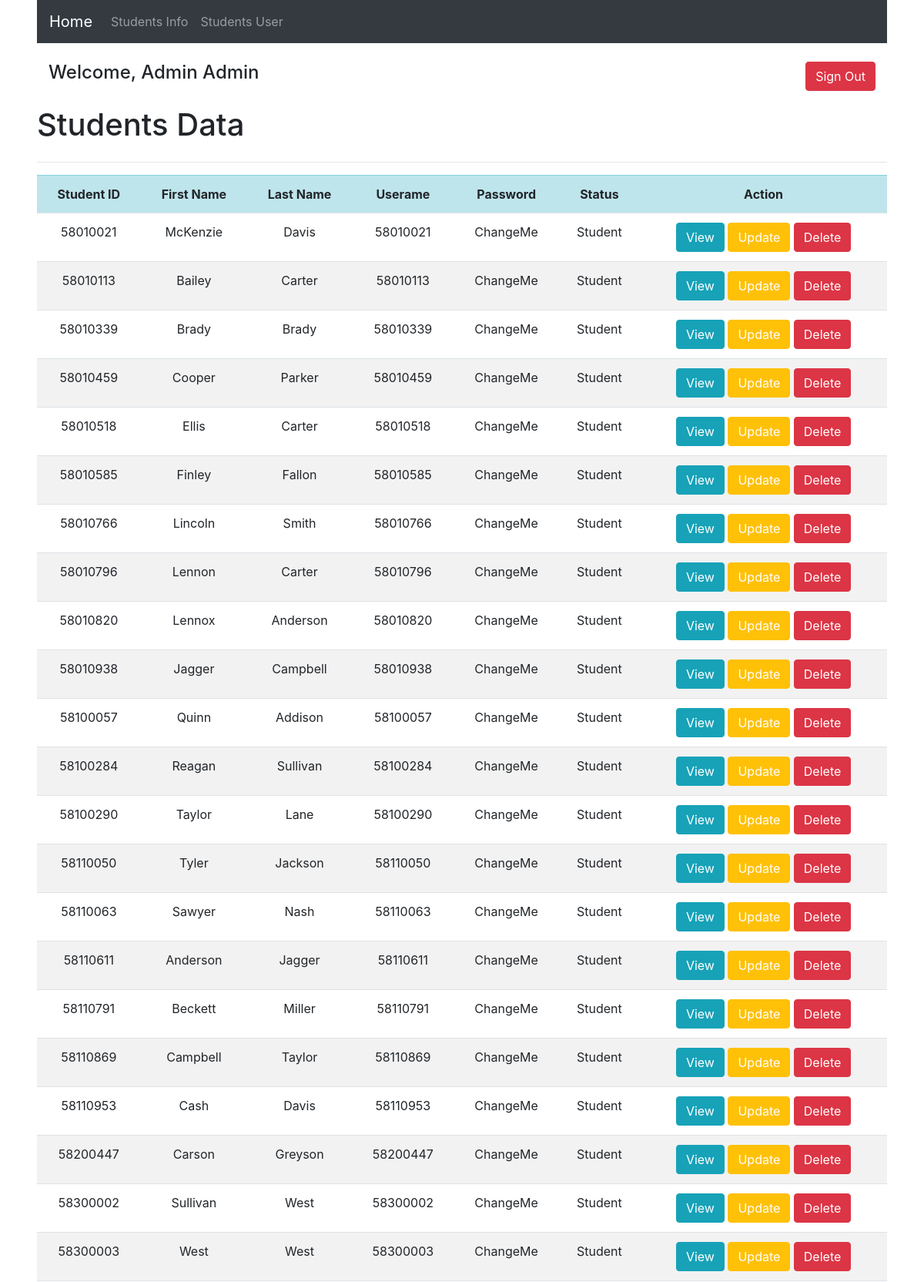
The page /student_user.php (signed in, upper part) on the database its author committed.
### tables this page shows
CREATE TABLE `students` (
  `Student_ID` int(8) NOT NULL,
  `Firstname` varchar(40) NOT NULL,
  `Lastname` varchar(40) NOT NULL,
  `Username` varchar(40) NOT NULL,
  `Password` varchar(20) NOT NULL,
  `Status` varchar(20) NOT NULL
);

### session.php (called while the page is built, shortened)
<?php
   include('dbconnect.php');
   $user_check = $_SESSION['login_user'];
   $ssql = "SELECT Staff_ID AS Login_ID, Firstname,Lastname,Username,Password,Status FROM staff
            WHERE Username = '$user_check'
            UNION
            SELECT Student_ID AS Login_ID, Firstname,Lastname,Username,Password,Status FROM students
            WHERE Username = '$user_check' ";
   $ses_sql = mysqli_query($conn,$ssql);
   $row = mysqli_fetch_array($ses_sql,MYSQLI_ASSOC);
   $login_session = $row['Firstname'];
   $lname = $row['Lastname'];
?>

### student_user.php (the view, shortened to what this page needs)
<!DOCTYPE html>
<html>
<head>
    <link rel="stylesheet" href="https://cdn.jsdelivr.net/npm/bootstrap@4.5.3/dis
	t/css/bootstrap.min.css" integrity="sha384-
	TX8t27EcRE3e/ihU7zmQxVncDAy5uIKz4rEkgIXeMed4M0jlfIDPvg6uqKI2xXr2" crossorigin="an
    onymous">
</head>
<body>
    <?php
    include('session.php');
    require_once "dbconnect.php";
    $sql = "SELECT * FROM students ORDER BY Student_ID";
    $result = mysqli_query($conn, $sql);
    ?>
    <div class="container-fuild ml-5 mr-5">
        <div class="row">
            <div class="col">
                <nav class="navbar navbar-expand-lg navbar-dark bg-dark">
                    <a class="navbar-brand" href="#">Home</a>
                    <div class="collapse navbar-collapse" id="navbarSupportedContent">
                        <ul class="navbar-nav mr-auto">
                            <li class="nav-item">
                                <a class="nav-link" href="student_info.php">Students Info</a>
                            </li>
                            <li class="nav-item">
                                <a class="nav-link" href="student_user.php">Students User<span class="sr-only">(current)</span></a>
                            </li>
                        </ul>
                    </div>
                </nav>
            </div>
        </div>
        <br>
        <div class="row ml-auto mr-auto">
            <div class="col-6 mb-1">
                <h4>Welcome,
                    <?php echo $login_session; ?>
                    <?php echo $lname; ?>
                </h4>
            </div>
            <div class="col-6 text-right mb-1 ">
                <h4><a class="btn btn-danger" href="logout.php">Sign Out</a></h4>
            </div>
        </div>
        <div class="row col-12">
            <h1 class="mt-2">Students Data</h1>
        </div>
        <hr>
        <table class="table table-striped text-center">
            <tr class="table-info">
                <th>Student ID</th>
                <th>First Name</th>
                <th>Last Name</th>
                <th>Userame</th>
                <th>Password</th>
                <th>Status</th>
                <th>Action</th>
            </tr>
            <?php
            if (mysqli_num_rows($result) > 0) {
                while ($row = mysqli_fetch_assoc($result)) {
                    $std_id = $row["Student_ID"];
                    $fname = $row["Firstname"];
                    $lname = $row["Lastname"];
                    $user = $row["Username"];
                    $pass = $row["Password"];
                    $status = $row["Status"];
            ?>
                    <tr>
                        <td><?= $std_id ?></td>
                        <td><?= $fname ?></td>
                        <td><?= $lname ?></td>
                        <td><?= $user ?></td>
                        <td><?= $pass ?></td>
                        <td><?= $status ?></td>
                        <td>
                            <a class="btn btn-info" href="view_student_user.php?stdid=<?= $std_id ?>">View</a>
                            <a class="btn btn-warning text-white" href="input_update_student_user.php?stdid=<?= $std_id ?>">Update</a>
                            <a class="btn btn-danger" href="delete_student_user.php?stdid=<?= $std_id ?>" onClick="return confirm('Delete this Student?')">Delete</a>
                        </td>
                    </tr>
            <?php
                }
            } else {
                echo "0 results";
            }
            ?>
        </table>
    </div>
</body>
</html>

### rows shown on the page
students: Student_ID "58010021", Firstname "McKenzie", Lastname "Davis", Username "58010021", Password "ChangeMe", Status "Student"
students: Student_ID "58010113", Firstname "Bailey", Lastname "Carter", Username "58010113", Password "ChangeMe", Status "Student"
students: Student_ID "58010339", Firstname "Brady", Lastname "Brady", Username "58010339", Password "ChangeMe", Status "Student"
students: Student_ID "58010459", Firstname "Cooper", Lastname "Parker", Username "58010459", Password "ChangeMe", Status "Student"
students: Student_ID "58010518", Firstname "Ellis", Lastname "Carter", Username "58010518", Password "ChangeMe", Status "Student"
students: Student_ID "58010585", Firstname "Finley", Lastname "Fallon", Username "58010585", Password "ChangeMe", Status "Student"
students: Student_ID "58010766", Firstname "Lincoln", Lastname "Smith", Username "58010766", Password "ChangeMe", Status "Student"
students: Student_ID "58010796", Firstname "Lennon", Lastname "Carter", Username "58010796", Password "ChangeMe", Status "Student"
students: Student_ID "58010820", Firstname "Lennox", Lastname "Anderson", Username "58010820", Password "ChangeMe", Status "Student"
students: Student_ID "58010938", Firstname "Jagger", Lastname "Campbell", Username "58010938", Password "ChangeMe", Status "Student"
students: Student_ID "58100057", Firstname "Quinn", Lastname "Addison", Username "58100057", Password "ChangeMe", Status "Student"
students: Student_ID "58100284", Firstname "Reagan", Lastname "Sullivan", Username "58100284", Password "ChangeMe", Status "Student"
students: Student_ID "58100290", Firstname "Taylor", Lastname "Lane", Username "58100290", Password "ChangeMe", Status "Student"
students: Student_ID "58110050", Firstname "Tyler", Lastname "Jackson", Username "58110050", Password "ChangeMe", Status "Student"
students: Student_ID "58110063", Firstname "Sawyer", Lastname "Nash", Username "58110063", Password "ChangeMe", Status "Student"
students: Student_ID "58110611", Firstname "Anderson", Lastname "Jagger", Username "58110611", Password "ChangeMe", Status "Student"
students: Student_ID "58110791", Firstname "Beckett", Lastname "Miller", Username "58110791", Password "ChangeMe", Status "Student"
students: Student_ID "58110869", Firstname "Campbell", Lastname "Taylor", Username "58110869", Password "ChangeMe", Status "Student"
students: Student_ID "58110953", Firstname "Cash", Lastname "Davis", Username "58110953", Password "ChangeMe", Status "Student"
students: Student_ID "58200447", Firstname "Carson", Lastname "Greyson", Username "58200447", Password "ChangeMe", Status "Student"
students: Student_ID "58300002", Firstname "Sullivan", Lastname "West", Username "58300002", Password "ChangeMe", Status "Student"
students: Student_ID "58300003", Firstname "West", Lastname "West", Username "58300003", Password "ChangeMe", Status "Student"

### other values the page prints
$login_session "Admin"
$lname "Admin"
